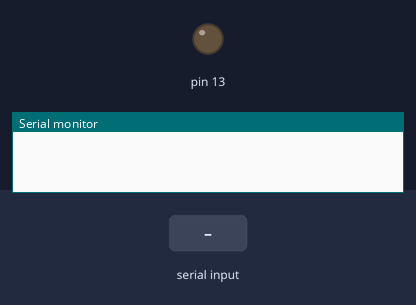
A sketch run on a simulated Arduino Uno, built with avr-gcc and run on an emulated ATmega328P. Shown: output pins drawn as LEDs (lit = HIGH), the last lines printed to the serial monitor. The test bench sets the inputs (shaded band).

Above: at 1.2 s.
1.3 s: "a" received over Serial
At 2.0 s:
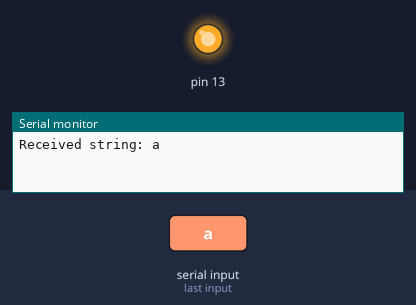
2.8 s: "b" received over Serial
At 3.1 s:
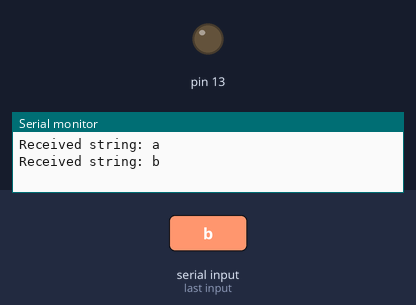
Timing chart, 0 to 5.8 s (numbered marks = the images above; inputs shaded):
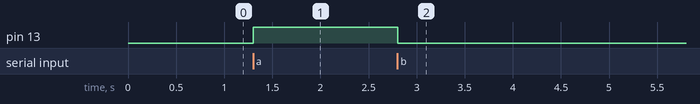

Measured:
- after the input at 1.3 s, pin 13: LOW → HIGH at once
- after the input at 2.8 s, pin 13: HIGH → LOW at once

The sketch:

Arduino_LED_Test.ino
```cpp
#define DEBUG

/*
Arduino Turn LED On/Off using Serial Commands
Created April 22, 2015
Hammad Tariq, Incubator (Pakistan)

It's a simple sketch which waits for a character on serial
and in case of a desirable character, it turns an LED on/off.

Possible string values:
a (to turn the LED on)
b (tor turn the LED off)
*/

char junk;
String inputString="";

void setup()                    // run once, when the sketch starts
{
 Serial.begin(9600);            // set the baud rate to 9600, same should be of your Serial Monitor
 pinMode(13, OUTPUT);
}

void loop()
{
  if(Serial.available())
  {
    while(Serial.available())
    {
      char inChar = (char)Serial.read(); //read the input
      inputString += inChar;        //make a string of the characters coming on serial
    }
#ifdef DEBUG
    Serial.println("Received string: " + inputString);
#endif
    while (Serial.available() > 0)
    {
      junk = Serial.read() ; // clear the serial buffer
    }
    if(inputString == "a")
    {         //in case of 'a' turn the LED on
      digitalWrite(13, HIGH);
    } else if(inputString == "b")
    {   //incase of 'b' turn the LED off
      digitalWrite(13, LOW);
    }
    inputString = "";
  }
}
```
